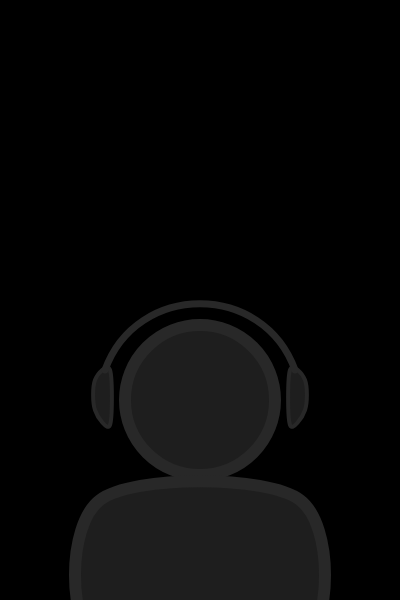
Frame 1 (no input)
Frame 60 (no input): identical to frame 1, image omitted
Frame 120 (the mouse pressed at the canvas centre since frame 60): identical to frame 1, image omitted

The p5.js sketch that drew this single still picture (run headless with seeded random() and noise() and a simulated clock; from frame 60 on, the mouse is pressed at the canvas centre):

// p5.js sketch
// ── sketch.js
let rain = [];
let numofRain = 100;
let currentlighting;
let switchlighting;

function setup() {
  createCanvas(400, 600);
  for (let i = 0; i < numofRain; i++) {
    rain.push(new Rain(-20, 0, 20));
  }
  
  switchlighting = millis() + random(1000,2000)
  
}

function draw() {
  background(0);
//   if (currentlighting){
//     currentlighting()
//   }
  
//   if (millis() > switchlighting){
//     let lightings = random([lighting1, lighting2])
//     currentlighting = lightings
//     switchlighting = millis() + random(1000,2000) 
//   }
  
  for (let drop of rain) {
    drop.update();
    drop.display();
  }
  person()
}

class Rain {
  constructor(x, y, z) {
    this.x = x;
    this.y = y;
    this.z = z; 
    this.coloroption = [color(0,0,100),color(0,0,200),color(0,0,255),color(50,0,100),color(100,0,100),color(100,0,200)]
    this.f = random(this.coloroption)
    this.speedy = random(1, 5);
  }

  checkEdges() {
    if (this.y > height) {
      this.y = 0;
      this.x = random(20, 380);
      this.z = random(5, 15);
    }
  }

  update() {
    this.checkEdges();
    this.y = this.y + this.speedy;
  }
  display() {
    fill(this.f)
    noStroke();
    circle(this.x, this.y, this.z);
    triangle(
      this.x + this.z / 2,this.y,this.x - this.z / 2,this.y,this.x,this.y - this.z * 1.25);
  }
}

function person(){
  fill(30)
  stroke(40)
  strokeWeight(12)
  circle(200,400,150)
  beginShape()
  curveVertex(300,500)
  curveVertex(100,500)
  curveVertex(100,650)
  curveVertex(300,650)
  curveVertex(300,500)
  curveVertex(100,500)
  curveVertex(100,650)
  endShape()
  strokeWeight(4)
  beginShape()
  curveVertex(290,370)
  curveVertex(290,425)
  curveVertex(305,410)
  curveVertex(305,380)
  curveVertex(290,370)
  curveVertex(290,425)
  curveVertex(305,410)
  endShape()
  beginShape()
  curveVertex(110,370)
  curveVertex(110,425)
  curveVertex(95,410)
  curveVertex(95,380)
  curveVertex(110,370)
  curveVertex(110,425)
  curveVertex(95,410)
  endShape()
  noFill()
  stroke(40)
  strokeWeight(7)
  beginShape()
  curve(105,900,105,370,295,370,295,900)
}

function lighting1(){
  strokeWeight(2)
  stroke(40)
  line(40,0,25,30)
  line(25,30,100,70)
  line(100,70,160,140)
  line(160,140,190,280)
  
  line(45,40,40,60)
  line(40,60,50,80)
  line(50,80,45,150)
  line(49,100,60,130)
  
  line(115,87,130,150)
  line(130,150,120,190)
  line(123,120,140,140)
  line(120,190,130,200)
  
  line(173,200,200,230)
  line(200,230,195,245)
  line(195,245,200,260)
  
  strokeWeight(3)
  stroke(30,0,250,50)
  line(40,0,25,30)
  line(25,30,100,70)
  line(100,70,160,140)
  line(160,140,190,280)
  
  line(45,40,40,60)
  line(40,60,50,80)
  line(50,80,45,150)
  line(49,100,60,130)
  
  line(115,87,130,150)
  line(130,150,120,190)
  line(123,120,140,140)
  line(120,190,130,200)
  
  line(173,200,200,230)
  line(200,230,195,245)
  line(195,245,200,260)
}

function lighting2(){
  stroke(40)
  strokeWeight(1.5)
  line(300,0,280,50)
  line(280,50,300,100)
  line(300,100,240,200)
  line(240,200,260,300)
  line(260,300,240,350)
  
  line(288,70,270,100)
  line(270,100,255,110)
  line(255,110,260,125)
  line(260,125,250,140)
  
  line(282,130,270,170)
  line(270,170,275,180)
  line(275,180,270,200)
  line(240,200,230,250)
  line(230,250,235,260)
  line(235,260,225,280)
  
  stroke(200,0,250,40)
  strokeWeight(3)
  line(300,0,280,50)
  line(280,50,300,100)
  line(300,100,240,200)
  line(240,200,260,300)
  line(260,300,240,350)
  
  line(288,70,270,100)
  line(270,100,255,110)
  line(255,110,260,125)
  line(260,125,250,140)
  
  line(282,130,270,170)
  line(270,170,275,180)
  line(275,180,270,200)
  line(240,200,230,250)
  line(230,250,235,260)
  line(235,260,225,280)
}
